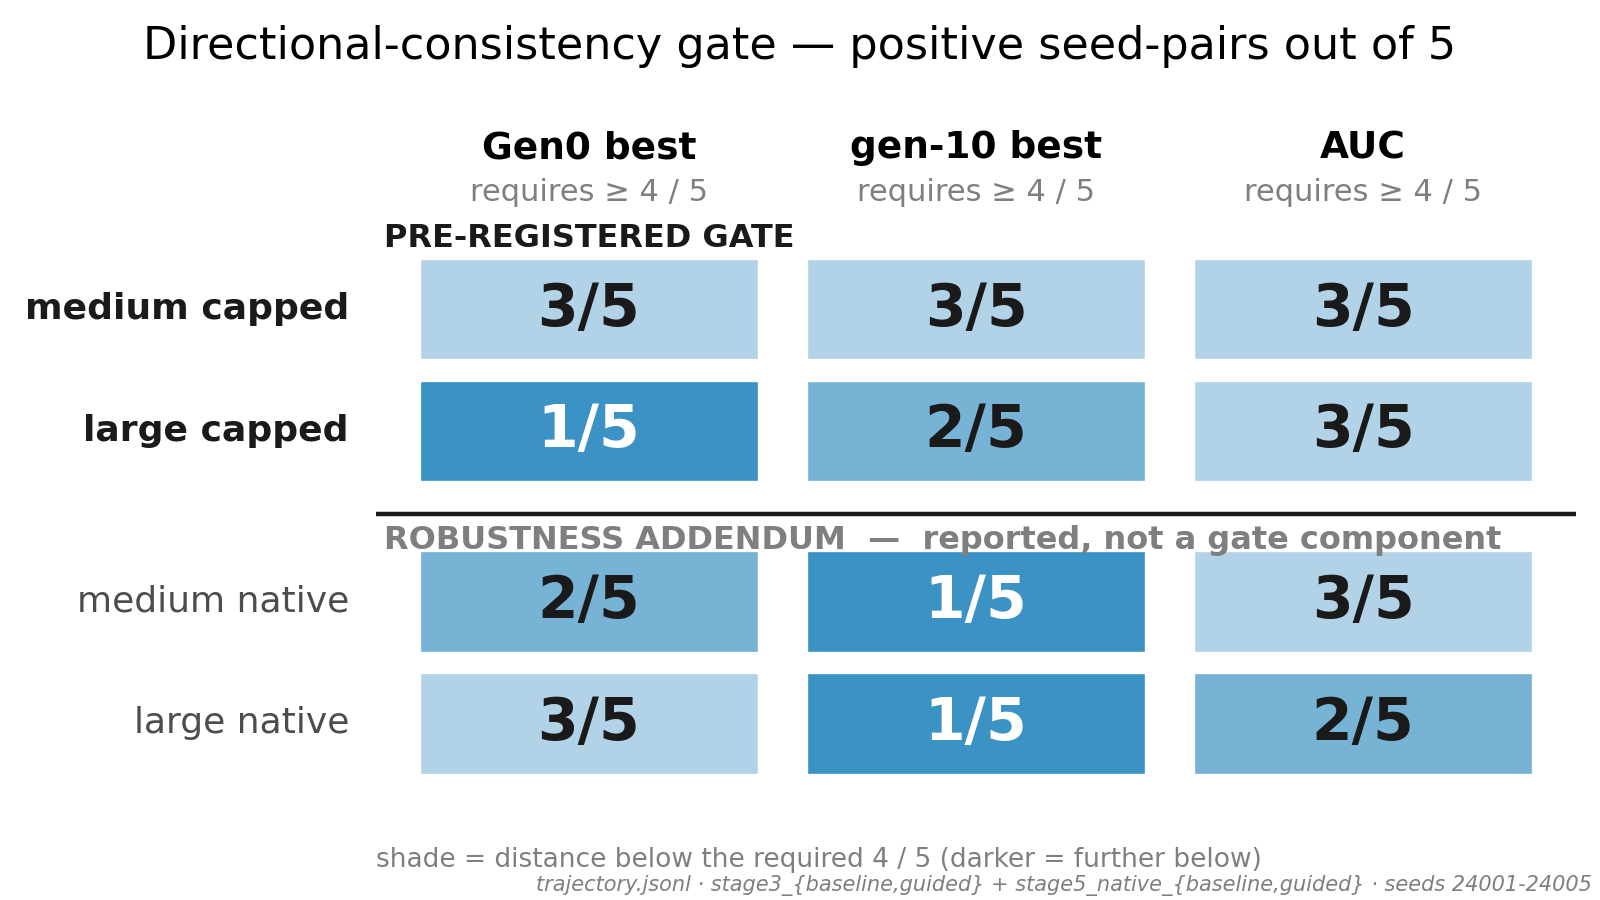

The Python source for this figure:
"""P2 -- the twelve gate cells: positive seed-pairs out of 5.

4 blocks x 3 margin-free sub-criteria (Gen0 best, gen-10 best, AUC).  Every count
is recomputed here from `trajectory.jsonl` through `common.gate_counts`, which
mirrors `analyze_large.py:10-34`.

Two things this figure has to get across besides the numbers:

  * the pre-registered requirement is >= 4 / 5 in *every* cell, and no cell here
    reaches it -- so the shade encodes *distance below the line*, on a single-hue
    sequential ramp.  Deliberately not red/green: nothing passes, and a pass/fail
    palette would invite the reader to hunt for the green cell that does not exist.
  * the two capped rows are the gate; the two native rows are the
    NATIVE-P0-ROBUSTNESS-20260811 addendum and are *not* gate components.  They
    are banded apart, because conflating them is the likeliest misreading.

The verdict wording lives on the slide, not in the image.

Run on the HOST:  python3 p02_gate_matrix.py
"""
from __future__ import annotations

import matplotlib.pyplot as plt
from matplotlib.colors import LinearSegmentedColormap, Normalize
from matplotlib.patches import Rectangle

import common as C

# --------------------------------------------------------------------------
# what to draw
# --------------------------------------------------------------------------
# (label, level, shape, band)  -- capped rows first: they are the gate.
ROWS = [
    ("medium capped", "capped", "medium", "gate"),
    ("large capped", "capped", "large", "gate"),
    ("medium native", "native", "medium", "addendum"),
    ("large native", "native", "large", "addendum"),
]
COLS = [("gen0", "Gen0 best"), ("gen10", "gen-10 best"), ("auc", "AUC")]

N_SEEDS = len(C.SEEDS)          # 5 paired seeds
REQUIRED = 4                    # pre-registered: >= 4 / 5 positive in every cell

# single-hue sequential ramp: pale -> house blue, darker = further below the line
RAMP = LinearSegmentedColormap.from_list("gate_deficit", ["#EEF4F9", C.C_BLUE])
NORM = Normalize(vmin=0, vmax=REQUIRED)


def deficit(n):
    """How far a cell sits below the >= 4 / 5 requirement (0 once it is met)."""
    return max(0, REQUIRED - n)


# --------------------------------------------------------------------------
# geometry (explicit, so the two bands can be separated by a real gap)
# --------------------------------------------------------------------------
ROW_Y = [3.70, 2.70, 1.30, 0.30]     # gap between index 1 and 2 = the band break
SEP_Y = 2.02                         # separating rule
GRP_Y = {"gate": 4.28, "addendum": 1.80}
HALF_H, HALF_W = 0.42, 0.44
HDR_Y, REQ_Y = 5.02, 4.66

counts = {lbl: C.gate_counts(level, shape) for lbl, level, shape, _ in ROWS}

fig, ax = C.new_fig()
fig.subplots_adjust(left=0.235, right=0.985, top=0.880, bottom=0.115)
ax.grid(False)
for s in ax.spines.values():
    s.set_visible(False)
ax.set_xticks([])
ax.set_yticks([])
ax.set_xlim(-0.55, len(COLS) - 0.45)
ax.set_ylim(-0.30, 5.35)

# ---- column headers + the requirement, stated once per column ------------
for j, (_, name) in enumerate(COLS):
    ax.text(j, HDR_Y, name, ha="center", va="center", fontsize=13.5, weight="bold")
    ax.text(j, REQ_Y, "requires ≥ 4 / 5", ha="center", va="center",
            fontsize=11, color=C.C_GREY)

# ---- band labels ---------------------------------------------------------
ax.text(-0.53, GRP_Y["gate"], "PRE-REGISTERED GATE", ha="left", va="center",
        fontsize=11.5, weight="bold", color="#1A1A1A")
ax.text(-0.53, GRP_Y["addendum"],
        "ROBUSTNESS ADDENDUM  —  reported, not a gate component",
        ha="left", va="center", fontsize=11.5, weight="bold", color=C.C_GREY)

# the rule that separates the two bands: solid, full width, unmissable
ax.plot([-0.55, len(COLS) - 0.45], [SEP_Y, SEP_Y],
        color="#1A1A1A", lw=1.6, solid_capstyle="butt", zorder=4)

# ---- cells ---------------------------------------------------------------
for i, (lbl, _, _, band) in enumerate(ROWS):
    y = ROW_Y[i]
    ax.text(-0.62, y, lbl, ha="right", va="center", fontsize=13,
            weight="bold" if band == "gate" else "normal",
            color="#1A1A1A" if band == "gate" else "#4D4D4D", clip_on=False)
    for j, (key, _) in enumerate(COLS):
        n = counts[lbl][key]
        shade = NORM(deficit(n))
        ax.add_patch(Rectangle((j - HALF_W, y - HALF_H), 2 * HALF_W, 2 * HALF_H,
                               facecolor=RAMP(shade), edgecolor="white",
                               linewidth=1.2, zorder=2))
        ax.text(j, y, f"{n}/{N_SEEDS}", ha="center", va="center", fontsize=21,
                weight="bold", color="white" if shade > 0.55 else "#1A1A1A",
                zorder=3)

fig.suptitle("Directional-consistency gate — positive seed-pairs out of 5",
             x=0.5, y=0.972, va="top", fontsize=16)

fig.text(0.235, 0.030,
         "shade = distance below the required 4 / 5 (darker = further below)",
         ha="left", va="bottom", fontsize=9.5, color=C.C_GREY)

C.provenance(fig, "trajectory.jsonl · stage3_{baseline,guided} + "
                  "stage5_native_{baseline,guided} · seeds 24001-24005")
C.save(fig, "p02_gate_matrix", tight=False)

for lbl, _, _, band in ROWS:
    c = counts[lbl]
    print(f"  {lbl:<14s} [{band:9s}]  Gen0 {c['gen0']}/5   "
          f"gen-10 {c['gen10']}/5   AUC {c['auc']}/5")
plt.close("all")
